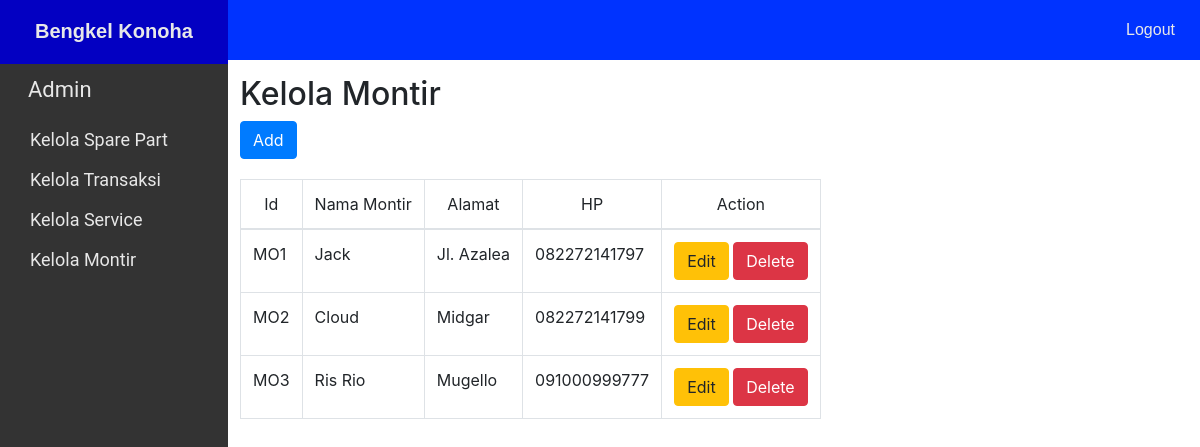
/AdminMontir.php, run on the app's committed database.
### tables this page shows
CREATE TABLE `montir` (
  `id_montir` char(255) NOT NULL,
  `nama_montir` varchar(255) NOT NULL,
  `alamat` varchar(255) NOT NULL,
  `telepon` char(12) NOT NULL
);

### AdminMontir.php (the view, shortened to what this page needs)
<?php
require 'connect.php';
$montir = mysqli_query($conn, "SELECT * FROM montir");
?>
<!DOCTYPE html>
<html lang="en">
<head>
    <link rel="stylesheet" href="styleUser.css">
    <link href='https://unpkg.com/boxicons@4.1.2/css/boxicons.min.css' rel='stylesheet'>
    <link rel="stylesheet" href="https://stackpath.bootstrapcdn.com/bootstrap/4.3.1/css/bootstrap.min.css">
</head>
<body>
    <div class="header">
        <div class="brand">Bengkel Konoha</div>
        <a href="logout.php" class="logout">Logout</a>
    </div>
    <div class="header-blw">
        <div class="pelanggan">
            <a href="#">Admin</a>
        </div>
        <ul>
            <li><a href="AdminPart.php">Kelola Spare Part</a></li>
            <li><a href="AdminTransaksi.php">Kelola Transaksi</a></li>
            <li><a href="AdminService.php">Kelola Service</a></li>
            <li><a href="AdminMontir.php">Kelola Montir</a></li>
        </ul>
    </div>
    <div class="riwayat">
        <h2>Kelola Montir</h2>
        <a href="MontirAdd.php" class="btn btn-primary">Add</a>
        <table class="table table-bordered">
            <thead>
                <tr class="text-center">
                    <td scope="col">Id</td>
                    <td scope="col">Nama Montir</td>
                    <td scope="col">Alamat</td>
                    <td scope="col">HP</td>
                    <td scope="col">Action</td>
                </tr>
            </thead>
            <tbody>
                <?php
                    while($montirs = mysqli_fetch_array($montir)){
                        echo "
                            <tr>
                                <td>".$montirs['id_montir']."</td>
                                <td>".$montirs['nama_montir']."</td>
                                <td>".$montirs['alamat']."</td>
                                <td>".$montirs['telepon']."</td>
                                <td class='text-center'>
                                    <a href='MontirEdit.php?id_montir=".$montirs['id_montir']."' class='btn btn-warning'>Edit</a>
                                    <a href='#' class='btn btn-danger'
                                    onclick='confirmation(`".$montirs['id_montir']."`)'>Delete</a>
                                </td>
                            </tr>
                        ";
                    }
                ?>
            </tbody>
        </table>
    </div>
</body>
</html>

### styleUser.css (style rules this page uses)
.header { width: 100%; height: 60px; background-color: #0033ff; position: fixed; font-family: sans-serif; top: 0; left: 0; display: flex; align-items: center; justify-content: space-between; z-index: 1000; user-select: none; }
.brand { padding: 19px 35px 18px 35px; background-color: rgb(3, 0, 194); font-size: 20px; color: #e8e8e8; font-weight: bold; }
* { margin: 0; padding: 0; list-style: none; text-decoration: none; }
.header-blw { font-family: 'Roboto', sans-serif; position: fixed; margin-top: 60px; left: 0; width: 228px; height: 100%; background: rgb(51, 51, 51); }
.pelanggan { font-size: 22px; color: #e8e8e8; align-items: center; margin-left: 28px; line-height: 60px; }
.pelanggan a { color: #e8e8e8; }
.header-blw ul a { display: block; height: 100%; width: 100%; line-height: 40px; font-size: 18px; color: #e8e8e8; padding-left: 30px; }
.riwayat { position: relative; padding-top: 75px; margin-left: 240px; width: 100; height: 100%; }
.riwayat table { border-collapse: collapse; width: auto; margin-top: 20px; }
th, td { padding: 10px; }
.logout { padding: 21px 25px 21px 25px; text-align: center; font-weight: 500; color: #e8e8e8; }

### data on the page
montir: id_montir "MO1", nama_montir "Jack", alamat "Jl. Azalea", telepon "082272141797"
montir: id_montir "MO2", nama_montir "Cloud", alamat "Midgar", telepon "082272141799"
montir: id_montir "MO3", nama_montir "Ris Rio", alamat "Mugello", telepon "091000999777"
